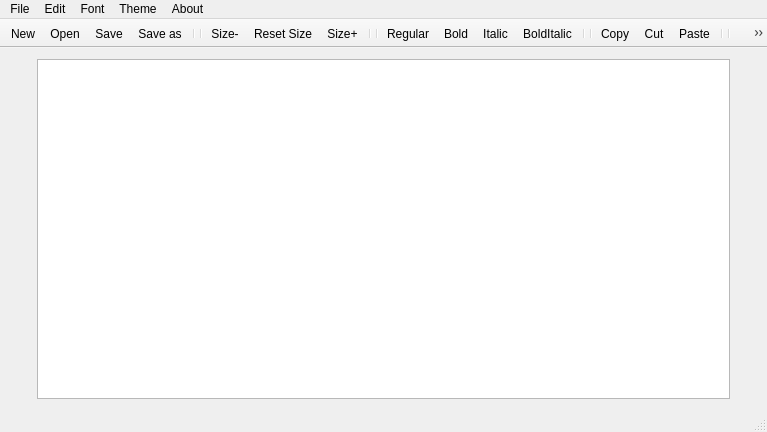
<?xml version="1.0" encoding="UTF-8"?>
<ui version="4.0">
 <class>MainWindow</class>
 <widget class="QMainWindow" name="MainWindow">
  <property name="geometry">
   <rect>
    <x>0</x>
    <y>0</y>
    <width>767</width>
    <height>432</height>
   </rect>
  </property>
  <property name="windowTitle">
   <string>MainWindow</string>
  </property>
  <property name="windowIcon">
   <iconset resource="resources.qrc">
    <normaloff>:/images/icons/app_icon.png</normaloff>:/images/icons/app_icon.png</iconset>
  </property>
  <property name="toolButtonStyle">
   <enum>Qt::ToolButtonIconOnly</enum>
  </property>
  <widget class="QWidget" name="centralWidget">
   <layout class="QHBoxLayout" name="horizontalLayout">
    <item>
     <widget class="QLabel" name="saveStatus">
      <property name="text">
       <string/>
      </property>
     </widget>
    </item>
    <item>
     <widget class="QLabel" name="fontStyle">
      <property name="text">
       <string/>
      </property>
     </widget>
    </item>
    <item>
     <widget class="QTextEdit" name="textEdit">
      <property name="font">
       <font>
        <pointsize>11</pointsize>
        <weight>50</weight>
        <bold>false</bold>
       </font>
      </property>
      <property name="styleSheet">
       <string notr="true"/>
      </property>
      <property name="html">
       <string>&lt;!DOCTYPE HTML PUBLIC &quot;-//W3C//DTD HTML 4.0//EN&quot; &quot;http://www.w3.org/TR/REC-html40/strict.dtd&quot;&gt;
&lt;html&gt;&lt;head&gt;&lt;meta name=&quot;qrichtext&quot; content=&quot;1&quot; /&gt;&lt;style type=&quot;text/css&quot;&gt;
p, li { white-space: pre-wrap; }
&lt;/style&gt;&lt;/head&gt;&lt;body style=&quot; font-family:'MS Shell Dlg 2'; font-size:11pt; font-weight:400; font-style:normal;&quot;&gt;
&lt;p style=&quot;-qt-paragraph-type:empty; margin-top:0px; margin-bottom:0px; margin-left:0px; margin-right:0px; -qt-block-indent:0; text-indent:0px;&quot;&gt;&lt;br /&gt;&lt;/p&gt;&lt;/body&gt;&lt;/html&gt;</string>
      </property>
      <property name="overwriteMode">
       <bool>false</bool>
      </property>
      <property name="acceptRichText">
       <bool>true</bool>
      </property>
      <property name="placeholderText">
       <string/>
      </property>
     </widget>
    </item>
    <item>
     <widget class="QLabel" name="wordCount">
      <property name="text">
       <string/>
      </property>
     </widget>
    </item>
    <item>
     <widget class="QLabel" name="fontSize">
      <property name="text">
       <string/>
      </property>
     </widget>
    </item>
   </layout>
  </widget>
  <widget class="QMenuBar" name="menuBar">
   <property name="geometry">
    <rect>
     <x>0</x>
     <y>0</y>
     <width>767</width>
     <height>21</height>
    </rect>
   </property>
   <widget class="QMenu" name="menuFile">
    <property name="contextMenuPolicy">
     <enum>Qt::DefaultContextMenu</enum>
    </property>
    <property name="title">
     <string>File</string>
    </property>
    <addaction name="actionNew"/>
    <addaction name="actionOpen"/>
    <addaction name="separator"/>
    <addaction name="actionSave"/>
    <addaction name="actionSave_as"/>
    <addaction name="separator"/>
    <addaction name="actionExit"/>
   </widget>
   <widget class="QMenu" name="menuEdit">
    <property name="title">
     <string>Edit</string>
    </property>
    <addaction name="actionCopy"/>
    <addaction name="actionCut"/>
    <addaction name="actionPaste"/>
    <addaction name="separator"/>
    <addaction name="actionRedo"/>
    <addaction name="actionUndo"/>
   </widget>
   <widget class="QMenu" name="menuAbout">
    <property name="title">
     <string>About</string>
    </property>
    <addaction name="actionAbout"/>
   </widget>
   <widget class="QMenu" name="menuFont">
    <property name="title">
     <string>Font</string>
    </property>
    <addaction name="action_Decrease_Size"/>
    <addaction name="actionReset_Size"/>
    <addaction name="actionIncrease_Size"/>
    <addaction name="separator"/>
    <addaction name="actionRegular"/>
    <addaction name="actionBold"/>
    <addaction name="actionItalic"/>
    <addaction name="actionBoldItalic"/>
   </widget>
   <widget class="QMenu" name="menuTheme">
    <property name="title">
     <string>Theme</string>
    </property>
    <addaction name="actionLight_Theme"/>
    <addaction name="actionDark_Theme"/>
   </widget>
   <addaction name="menuFile"/>
   <addaction name="menuEdit"/>
   <addaction name="menuFont"/>
   <addaction name="menuTheme"/>
   <addaction name="menuAbout"/>
  </widget>
  <widget class="QToolBar" name="mainToolBar">
   <property name="enabled">
    <bool>true</bool>
   </property>
   <property name="movable">
    <bool>false</bool>
   </property>
   <property name="toolButtonStyle">
    <enum>Qt::ToolButtonTextUnderIcon</enum>
   </property>
   <attribute name="toolBarArea">
    <enum>TopToolBarArea</enum>
   </attribute>
   <attribute name="toolBarBreak">
    <bool>false</bool>
   </attribute>
   <addaction name="actionNew"/>
   <addaction name="actionOpen"/>
   <addaction name="actionSave"/>
   <addaction name="actionSave_as"/>
   <addaction name="separator"/>
   <addaction name="separator"/>
   <addaction name="action_Decrease_Size"/>
   <addaction name="actionReset_Size"/>
   <addaction name="actionIncrease_Size"/>
   <addaction name="separator"/>
   <addaction name="separator"/>
   <addaction name="actionRegular"/>
   <addaction name="actionBold"/>
   <addaction name="actionItalic"/>
   <addaction name="actionBoldItalic"/>
   <addaction name="separator"/>
   <addaction name="separator"/>
   <addaction name="actionCopy"/>
   <addaction name="actionCut"/>
   <addaction name="actionPaste"/>
   <addaction name="separator"/>
   <addaction name="separator"/>
   <addaction name="actionRedo"/>
   <addaction name="actionUndo"/>
   <addaction name="separator"/>
   <addaction name="separator"/>
   <addaction name="actionLight_Theme"/>
   <addaction name="actionDark_Theme"/>
   <addaction name="separator"/>
   <addaction name="separator"/>
   <addaction name="actionAbout"/>
   <addaction name="actionExit"/>
  </widget>
  <widget class="QStatusBar" name="statusBar"/>
  <action name="actionNew">
   <property name="icon">
    <iconset resource="resources.qrc">
     <normaloff>:/images/icons/new.png</normaloff>:/images/icons/new.png</iconset>
   </property>
   <property name="text">
    <string>New</string>
   </property>
   <property name="toolTip">
    <string>New (Ctrl+N)</string>
   </property>
   <property name="shortcut">
    <string>Ctrl+N</string>
   </property>
  </action>
  <action name="actionOpen">
   <property name="icon">
    <iconset resource="resources.qrc">
     <normaloff>:/images/icons/open.png</normaloff>:/images/icons/open.png</iconset>
   </property>
   <property name="text">
    <string>Open</string>
   </property>
   <property name="toolTip">
    <string>Open (Ctrl+O)</string>
   </property>
   <property name="shortcut">
    <string>Ctrl+O</string>
   </property>
  </action>
  <action name="actionSave">
   <property name="icon">
    <iconset resource="resources.qrc">
     <normaloff>:/images/icons/save.png</normaloff>:/images/icons/save.png</iconset>
   </property>
   <property name="text">
    <string>Save</string>
   </property>
   <property name="toolTip">
    <string>Save (Ctrl+S)</string>
   </property>
   <property name="shortcut">
    <string>Ctrl+S</string>
   </property>
  </action>
  <action name="actionSave_as">
   <property name="icon">
    <iconset resource="resources.qrc">
     <normaloff>:/images/icons/save_as.png</normaloff>:/images/icons/save_as.png</iconset>
   </property>
   <property name="text">
    <string>Save as</string>
   </property>
   <property name="toolTip">
    <string>Save as (Ctrl+Shift+N)</string>
   </property>
   <property name="shortcut">
    <string>Ctrl+Shift+S</string>
   </property>
  </action>
  <action name="actionCopy">
   <property name="icon">
    <iconset resource="resources.qrc">
     <normaloff>:/images/icons/copy.png</normaloff>:/images/icons/copy.png</iconset>
   </property>
   <property name="text">
    <string>Copy</string>
   </property>
   <property name="toolTip">
    <string>Copy (Ctrl+C)</string>
   </property>
   <property name="shortcut">
    <string>Ctrl+C</string>
   </property>
  </action>
  <action name="actionCut">
   <property name="icon">
    <iconset resource="resources.qrc">
     <normaloff>:/images/icons/cut.png</normaloff>:/images/icons/cut.png</iconset>
   </property>
   <property name="text">
    <string>Cut</string>
   </property>
   <property name="toolTip">
    <string>Cut (Ctrl+X)</string>
   </property>
   <property name="shortcut">
    <string>Ctrl+X</string>
   </property>
  </action>
  <action name="actionPaste">
   <property name="icon">
    <iconset resource="resources.qrc">
     <normaloff>:/images/icons/paste.png</normaloff>:/images/icons/paste.png</iconset>
   </property>
   <property name="text">
    <string>Paste</string>
   </property>
   <property name="toolTip">
    <string>Paste (Ctrl+V)</string>
   </property>
   <property name="shortcut">
    <string>Ctrl+V</string>
   </property>
  </action>
  <action name="actionRedo">
   <property name="icon">
    <iconset resource="resources.qrc">
     <normaloff>:/images/icons/redo.png</normaloff>:/images/icons/redo.png</iconset>
   </property>
   <property name="text">
    <string>Redo</string>
   </property>
   <property name="toolTip">
    <string>Redo (Ctrl+Y)</string>
   </property>
   <property name="shortcut">
    <string>Ctrl+Y</string>
   </property>
  </action>
  <action name="actionUndo">
   <property name="icon">
    <iconset resource="resources.qrc">
     <normaloff>:/images/icons/undo.png</normaloff>:/images/icons/undo.png</iconset>
   </property>
   <property name="text">
    <string>Undo</string>
   </property>
   <property name="toolTip">
    <string>Undo (Ctrl+Z)</string>
   </property>
   <property name="shortcut">
    <string>Ctrl+Z</string>
   </property>
  </action>
  <action name="actionExit">
   <property name="icon">
    <iconset resource="resources.qrc">
     <normaloff>:/images/icons/exit.png</normaloff>:/images/icons/exit.png</iconset>
   </property>
   <property name="text">
    <string>Exit</string>
   </property>
   <property name="toolTip">
    <string>Exit (Altl+F4)</string>
   </property>
  </action>
  <action name="actionAbout">
   <property name="icon">
    <iconset resource="resources.qrc">
     <normaloff>:/images/icons/about.png</normaloff>:/images/icons/about.png</iconset>
   </property>
   <property name="text">
    <string>About</string>
   </property>
  </action>
  <action name="actionRegular">
   <property name="icon">
    <iconset resource="resources.qrc">
     <normaloff>:/images/icons/regular.png</normaloff>:/images/icons/regular.png</iconset>
   </property>
   <property name="text">
    <string>Regular</string>
   </property>
   <property name="toolTip">
    <string>Regular Font (Ctrl+R)</string>
   </property>
   <property name="shortcut">
    <string>Ctrl+R</string>
   </property>
  </action>
  <action name="actionBold">
   <property name="icon">
    <iconset resource="resources.qrc">
     <normaloff>:/images/icons/bold.png</normaloff>:/images/icons/bold.png</iconset>
   </property>
   <property name="text">
    <string>Bold</string>
   </property>
   <property name="toolTip">
    <string>Bold Font (Ctrl+B)</string>
   </property>
   <property name="shortcut">
    <string>Ctrl+B</string>
   </property>
  </action>
  <action name="actionItalic">
   <property name="icon">
    <iconset resource="resources.qrc">
     <normaloff>:/images/icons/italic.png</normaloff>:/images/icons/italic.png</iconset>
   </property>
   <property name="text">
    <string>Italic </string>
   </property>
   <property name="toolTip">
    <string>Italic Font (Ctrl+I)</string>
   </property>
   <property name="shortcut">
    <string>Ctrl+I</string>
   </property>
  </action>
  <action name="actionBoldItalic">
   <property name="icon">
    <iconset resource="resources.qrc">
     <normaloff>:/images/icons/bold_italic.png</normaloff>:/images/icons/bold_italic.png</iconset>
   </property>
   <property name="text">
    <string>BoldItalic</string>
   </property>
   <property name="toolTip">
    <string>BoldItalic Font (Ctrl+W)</string>
   </property>
   <property name="shortcut">
    <string>Ctrl+W</string>
   </property>
  </action>
  <action name="actionLight_Theme">
   <property name="icon">
    <iconset resource="resources.qrc">
     <normaloff>:/images/icons/light_theme.png</normaloff>:/images/icons/light_theme.png</iconset>
   </property>
   <property name="text">
    <string>Light</string>
   </property>
   <property name="toolTip">
    <string>Light Theme</string>
   </property>
  </action>
  <action name="actionDark_Theme">
   <property name="icon">
    <iconset resource="resources.qrc">
     <normaloff>:/images/icons/dark_theme.png</normaloff>:/images/icons/dark_theme.png</iconset>
   </property>
   <property name="text">
    <string>Dark</string>
   </property>
   <property name="toolTip">
    <string>Dark Theme</string>
   </property>
  </action>
  <action name="actionIncrease_Size">
   <property name="icon">
    <iconset resource="resources.qrc">
     <normaloff>:/images/icons/increase_font_size.png</normaloff>:/images/icons/increase_font_size.png</iconset>
   </property>
   <property name="text">
    <string>Size+</string>
   </property>
   <property name="toolTip">
    <string>Increase font size (Ctrl+Up)</string>
   </property>
   <property name="shortcut">
    <string>Ctrl+Up</string>
   </property>
  </action>
  <action name="action_Decrease_Size">
   <property name="icon">
    <iconset resource="resources.qrc">
     <normaloff>:/images/icons/decrease _font_size.png</normaloff>:/images/icons/decrease _font_size.png</iconset>
   </property>
   <property name="text">
    <string>Size-</string>
   </property>
   <property name="toolTip">
    <string>Decrease font size (Ctrl+Down)</string>
   </property>
   <property name="shortcut">
    <string>Ctrl+Down</string>
   </property>
  </action>
  <action name="actionReset_Size">
   <property name="icon">
    <iconset resource="resources.qrc">
     <normaloff>:/images/icons/reset_font_size.png</normaloff>:/images/icons/reset_font_size.png</iconset>
   </property>
   <property name="text">
    <string>Reset Size</string>
   </property>
   <property name="toolTip">
    <string>Reset font size (Ctrl+Space)</string>
   </property>
   <property name="shortcut">
    <string>Ctrl+Space</string>
   </property>
  </action>
 </widget>
 <layoutdefault spacing="6" margin="11"/>
 <resources>
  <include location="resources.qrc"/>
 </resources>
 <connections/>
</ui>
